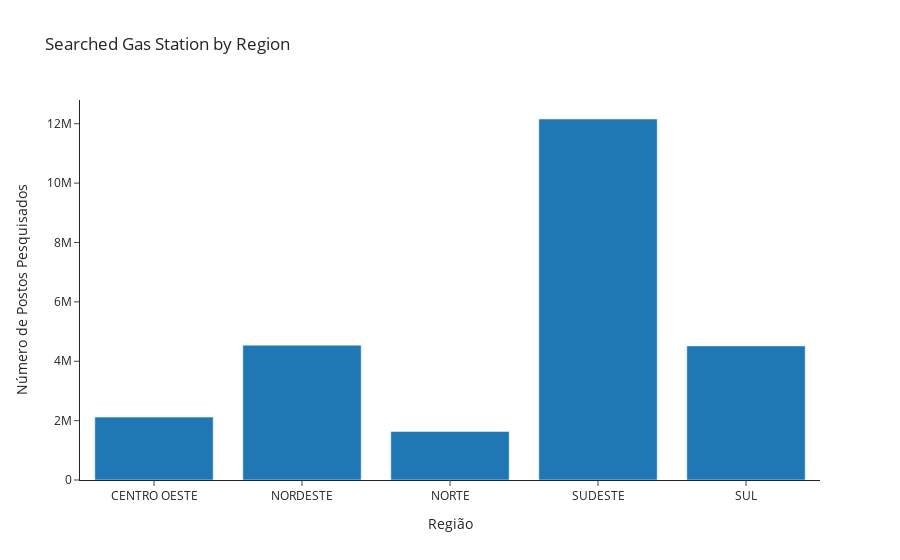

The notebook cell saved with this chart:
### Code cell
Gas_Price_Postos = Gas_Price.groupby(["Região"])["Número de Postos Pesquisados"].sum()
df_Gas_Price_Postos = pd.DataFrame(Gas_Price_Postos)
df_Gas_Price_Postos = df_Gas_Price_Postos.reset_index()

fig = px.bar(df_Gas_Price_Postos,
             x="Região",
             y="Número de Postos Pesquisados",
             template="simple_white",
             title="Searched Gas Station by Region")
fig

### Figure 1 — Plotly figure (JSON) as saved in the notebook; plotly's stock layout.template omitted (floating-point values rounded to 4 significant figures)
{"data": [{"alignmentgroup": "True", "hovertemplate": "Região=%{x}<br>Número de Postos Pesquisados=%{y}<extra></extra>", "legendgroup": "", "marker": {"color": "#1F77B4"}, "name": "", "offsetgroup": "", "orientation": "v", "showlegend": false, "textposition": "auto", "type": "bar", "x": ["CENTRO OESTE", "NORDESTE", "NORTE", "SUDESTE", "SUL"], "xaxis": "x", "y": [2117846, 4542053, 1636505, 12159574, 4516139], "yaxis": "y"}], "layout": {"autosize": true, "barmode": "relative", "legend": {"tracegroupgap": 0}, "title": {"text": "Searched Gas Station by Region"}, "xaxis": {"anchor": "y", "autorange": true, "domain": [0, 1], "range": [-0.5, 4.5], "title": {"text": "Região"}, "type": "category"}, "yaxis": {"anchor": "x", "autorange": true, "domain": [0, 1], "range": [0, 12800000.0], "title": {"text": "Número de Postos Pesquisados"}, "type": "linear"}}}
